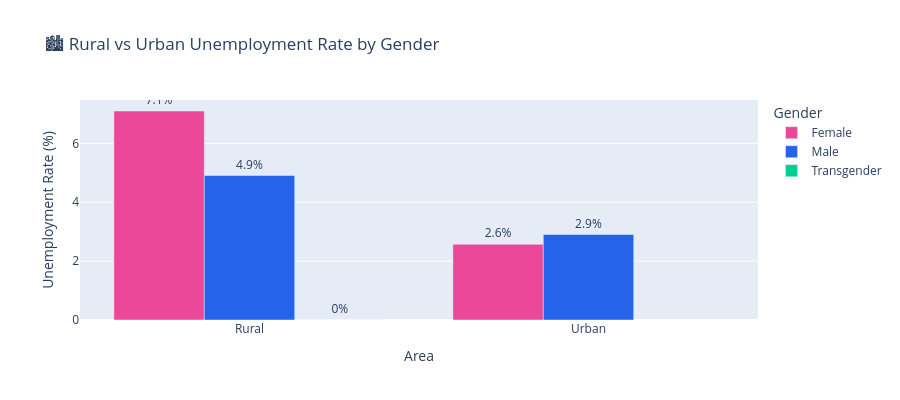

The cell this chart's notebook holds for it:
### Code cell
area_stats = (
    df[df['lf_status'].isin(['Employed','Unemployed'])]
    .groupby(['area_type','gender'])
    .apply(lambda x: (x['lf_status'] == 'Unemployed').sum() / len(x) * 100)
    .reset_index()
)
area_stats.columns = ['Area','Gender','Unemployment Rate (%)']

fig = px.bar(
    area_stats,
    x='Area', y='Unemployment Rate (%)', color='Gender',
    barmode='group',
    title='🏙️ Rural vs Urban Unemployment Rate by Gender',
    color_discrete_map={'Male': '#2563EB', 'Female': '#EC4899'},
    text=area_stats['Unemployment Rate (%)'].round(1)
)
fig.update_traces(texttemplate='%{text}%', textposition='outside')
fig.update_layout(height=400)
fig.show()

### Figure 1 — Plotly figure (JSON) as saved in the notebook; plotly's stock layout.template omitted (floating-point values rounded to 4 significant figures)
{"data": [{"alignmentgroup": "True", "hovertemplate": "Gender=Female<br>Area=%{x}<br>Unemployment Rate (%)=%{y}<br>text=%{text}<extra></extra>", "legendgroup": "Female", "marker": {"color": "#EC4899", "pattern": {"shape": ""}}, "name": "Female", "offsetgroup": "Female", "orientation": "v", "showlegend": true, "text": [7.1, 2.6], "textposition": "outside", "texttemplate": "%{text}%", "type": "bar", "x": ["Rural", "Urban"], "xaxis": "x", "y": [7.1, 2.569], "yaxis": "y"}, {"alignmentgroup": "True", "hovertemplate": "Gender=Male<br>Area=%{x}<br>Unemployment Rate (%)=%{y}<br>text=%{text}<extra></extra>", "legendgroup": "Male", "marker": {"color": "#2563EB", "pattern": {"shape": ""}}, "name": "Male", "offsetgroup": "Male", "orientation": "v", "showlegend": true, "text": [4.9, 2.9], "textposition": "outside", "texttemplate": "%{text}%", "type": "bar", "x": ["Rural", "Urban"], "xaxis": "x", "y": [4.908, 2.904], "yaxis": "y"}, {"alignmentgroup": "True", "hovertemplate": "Gender=Transgender<br>Area=%{x}<br>Unemployment Rate (%)=%{y}<br>text=%{text}<extra></extra>", "legendgroup": "Transgender", "marker": {"color": "#00cc96", "pattern": {"shape": ""}}, "name": "Transgender", "offsetgroup": "Transgender", "orientation": "v", "showlegend": true, "text": [0], "textposition": "outside", "texttemplate": "%{text}%", "type": "bar", "x": ["Rural"], "xaxis": "x", "y": [0], "yaxis": "y"}], "layout": {"barmode": "group", "height": 400, "legend": {"title": {"text": "Gender"}, "tracegroupgap": 0}, "title": {"text": "🏙️ Rural vs Urban Unemployment Rate by Gender"}, "xaxis": {"anchor": "y", "domain": [0, 1], "title": {"text": "Area"}}, "yaxis": {"anchor": "x", "domain": [0, 1], "title": {"text": "Unemployment Rate (%)"}}}}
